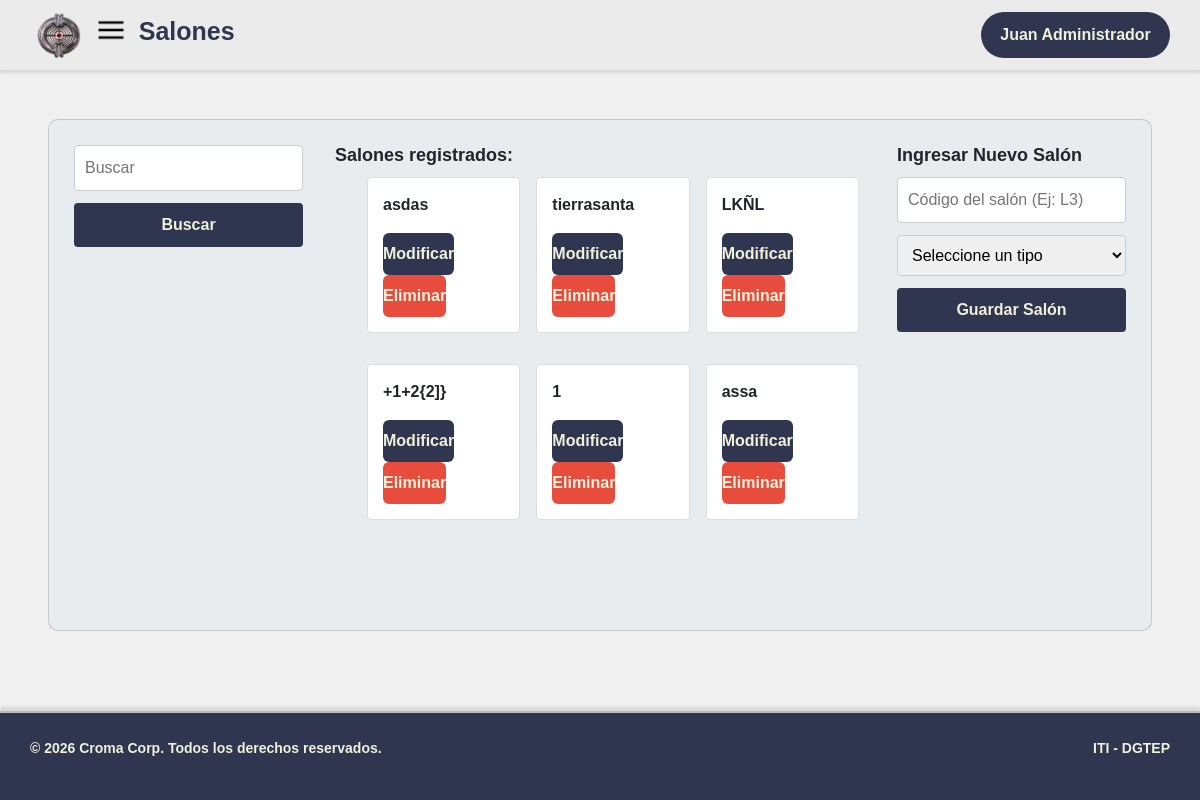
The app's page /Presentacion/html/salones.php (signed in) with its own data.
### tables this page shows
CREATE TABLE `salon` (
  `id_salon` int(11) NOT NULL,
  `nombre` varchar(50) NOT NULL,
  `tipo` enum('laboratorio','taller','aula','oficina') NOT NULL
);

### Datos/Clases/ClassSalones.php (called while the page is built, shortened)
<?php
require __DIR__ . '/../DataBase/ConexionMYSQL/conexion.php';
class Salon {
 public static function mostrar(){
    global $conexion;
    $sql = $conexion->query("SELECT tipo, nombre, id_salon FROM salon");
    $salones = [];
    while ($fila = $sql->fetch_assoc()) {
    $salones[] = $fila;
}
return $salones;
 }
}
?>

### Procesos/mostrarsalon.php (called while the page is built, shortened)
<?php
require __DIR__ . "../../Datos/Clases/ClassSalones.php";
if (isset($_GET['buscar']) && trim($_GET['buscar']) !== '') {
    $tablabusqueda = new Salon($conexion, "", "", "");
    $nombrebusqueda = trim($_GET['buscar']);
    $ok = $tablabusqueda->buscarpornombre($nombrebusqueda);
} else {
    $ok = Salon::mostrar();
}
$editando = null;
?>

### Presentacion/html/salones.php (the view, shortened to what this page needs)
<!DOCTYPE html>
<html lang="es">
<head>
  <link rel="stylesheet" href="https://cdn.jsdelivr.net/npm/bootstrap@5.3.3/dist/css/bootstrap.min.css">
  <link rel="stylesheet" href="../css/global.css">
  <link rel="stylesheet" href="../css/inventario.css">
</head>
<body data-modulo="salones">
    <header>
           <h1 id="titulo">Salones</h1>
            <?php include '../globales/Header.php'?>
    </header>
    <main>
          <section id="contenido">
            <section id="busqueda">
                <form method="post" action="../../Procesos/mostrarsalon.php">
                    <input id="inptbusqueda" name="nombre" type="text" placeholder="Buscar">
                    <button type="submit">Buscar</button>
                </form>
            </section>
            <article id="seccion-listado">
                <h3 class="titulo-seccion">Salones registrados:</h3>
                <ul id="listado">
                    <?php include_once "../../Procesos/mostrarsalon.php";
                    foreach ($ok as $claveindexada => $valorindexado) {
                    echo "
             <li class='tarjeta-producto'>
                    <p class='tarjeta-nombre'>" . htmlspecialchars($valorindexado['nombre']) . "</p>
                <div class='tarjetas-acciones'>
                    <a class='boton-modificar' href='?editar=" . $valorindexado['id_salon'] . "'>Modificar</a>
                    <form method='post' action='../../Procesos/eliminarsalon.php' style='display:inline'>
            <input type='hidden' name='id_salon' value='" . $valorindexado['id_salon'] . "'>
                    <button class='boton-eliminar' type='submit' onclick=\"return confirm('¿Seguro que quieres eliminar el salon?')\">Eliminar</button>
                    </form>
                </div>
            </li>
    ";
}
                    ?>
                </ul>
            </article>
            <article id="seccion-formulario">
                 <h3 class="titulo-seccion"><?= $editando ? "Modificar Salón" : "Ingresar Nuevo Salón" ?></h3>
                <form id="formulario-salon" method="post" action="../../Procesos/backend/procesosalones.php">
                    <input name="nombre" type="text" id="nombreSalon" placeholder="Código del salón (Ej: L3)"
                        value="<?= $editando ? htmlspecialchars($editando['nombre']) : '' ?>" required>
                    <select id="tipo" name="tipo">
                        <option value="">Seleccione un tipo</option>
                    </select>
                    <button id="submit" type="submit">Guardar Salón</button>
                </form>
            </article>
        </section>
    </main>
    <?php include '../globales/Footer.php' ?>
</body>
</html>

### Presentacion/css/global.css (style rules this page uses)
* { margin: 0; padding: 0; box-sizing: border-box; text-decoration: none; font-family:Arial, Helvetica, sans-serif; }
html { scroll-behavior: smooth; overflow-x: hidden; }
body { font-family: 'Helvetica Neue', Helvetica, Arial, sans-serif; margin: 0; padding: 0; display: flex; flex-direction: column; min-height: 100vh; background-color: #f0f0f0; overflow-x: hidden; max-width: 100%; }
main { flex: 1; display: flex; justify-content: center; min-width: 0; }
#titulo { text-align: left; order: 3; }
header { display: grid; grid-template-columns: auto auto auto 1fr; align-items: center; border-bottom: 1px solid #d6d6d6; background-color: #ebebeb; box-shadow: 0 2px 3px rgba(0, 0, 0, 0.1); padding: 10px 30px; }
header h1 { font-size: 25px; color: #30364F; font-weight: bold; margin-left: 0.5em; }

### Presentacion/css/inventario.css (style rules this page uses)
.titulo-seccion { font-size: 18px; margin-bottom: 10px; font-weight: bold; }
.tarjeta-producto { background-color: white; border: 1px solid #ddd; padding: 15px; margin-bottom: 15px; border-radius: 4px; transition: all 0.3s ease; display: flex; flex-direction: column; }
.tarjeta-nombre { font-weight: bold; font-size: 16px; }
.boton-historial, .boton-modificar, .boton-eliminar { flex: 1; padding: 9px 0; font-weight: bold; border: none; border-radius: 6px; cursor: pointer; transition: 0.25s ease; color: #F0F0DB; }
.boton-historial, .boton-modificar { background-color: #30364F; }
.boton-eliminar { background-color: #e74c3c; }
#contenido { background-color: #e8ecef; padding: 25px; border-radius: 10px; margin-top: 20px; border: 1px solid rgba(0, 0, 0, 0.158); display: flex; align-items: flex-start; gap: 2em; margin: 3em; transition: 0.5s; }
#seccion-listado { flex: 1; max-height: 60vh; overflow-y: auto; padding-right: 6px; }
#seccion-formulario { position: sticky; top: 20px; align-self: flex-start; min-width: 220px; }
#contenido input { transition: 0.5s; }
#listado { display: grid; grid-template-columns: 1fr 1fr 1fr; gap: 1em; }
form { display: flex; flex-direction: column; gap: 12px; }
a { display: inline-block; text-decoration: none; }
input, select, button { padding: 10px; font-size: 16px; border: 1px solid #ccc; border-radius: 4px; }
button, #submit { background-color: #30364F; color: #F0F0DB; border: none; cursor: pointer; transition: 0.5s; font-weight: bold; }
ul { list-style: none; }

### records on screen
salon: nombre "asdas"
salon: nombre "tierrasanta"
salon: nombre "LKÑL"
salon: nombre "+1+2{2]}"
salon: nombre "1"
salon: nombre "assa"

### other values on screen
$usuario['nombre'] . " " . $usuario['apellido'] "Juan Administrador"
